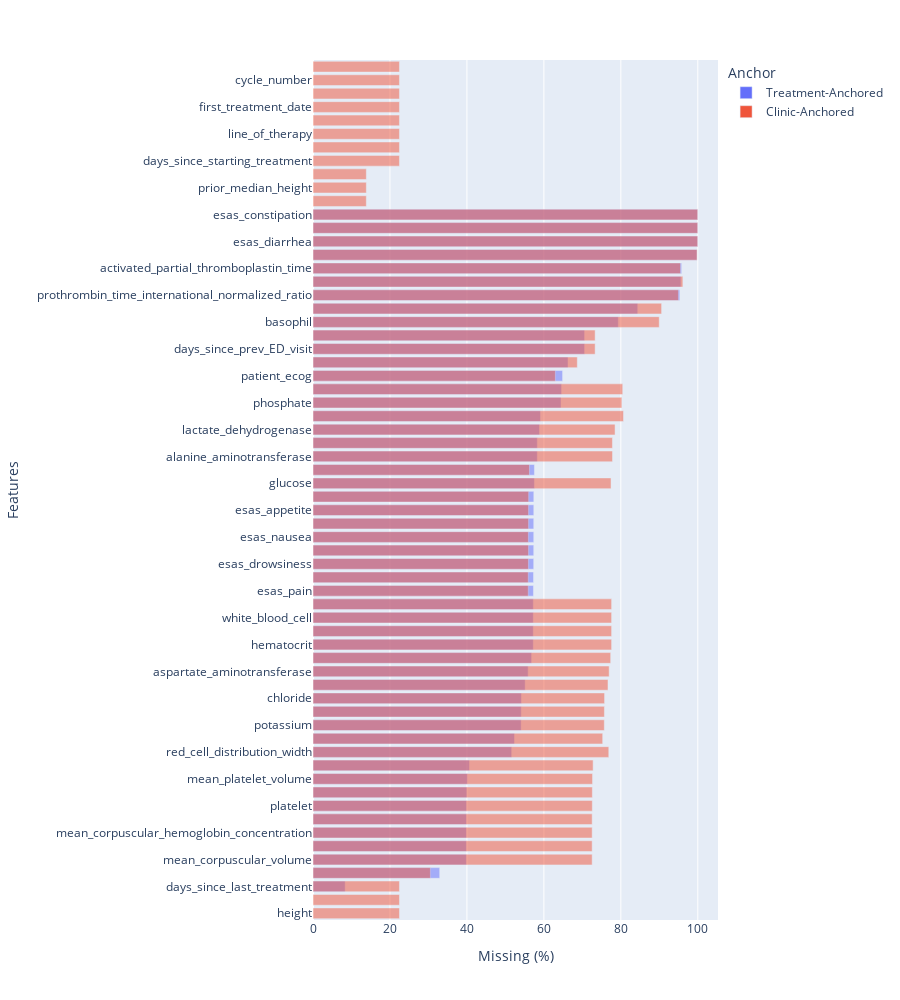

Notebook source saved alongside this figure:
### Code cell
# An alternative plot
import plotly.express as px

trt_anchored = pd.read_parquet('./data/processed/treatment_centered_clinical_dataset.parquet.gzip')
clinic_anchored = pd.read_parquet('./data/processed/clinic_centered_feature_dataset.parquet.gzip')
nmissing = pd.concat([get_nmissing(trt_anchored), get_nmissing(clinic_anchored)], keys=['Treatment-Anchored', 'Clinic-Anchored'])
nmissing = nmissing.reset_index(names=['Anchor', 'Features'])
nmissing = nmissing[~nmissing['Features'].isin(DRUG_COLS)]

fig = px.bar(
    nmissing, y='Features', x='Missing (%)', 
    color='Anchor', hover_data=['Missing (N)'], 
    orientation='h', height=1000, barmode='overlay',
    # pattern_shape='Anchor', pattern_shape_sequence=['/', '\\']
)
fig.show()

### Figure 1 — Plotly figure (JSON) as saved in the notebook; plotly's stock layout.template omitted (floating-point values rounded to 4 significant figures)
{"data": [{"alignmentgroup": "True", "customdata": [[12], [12], [9297], [36623], [44349], [44349], [44352], [44371], [44391], [44480], [44648], [45218], [57428], [58228], [60157], [60190], [60235], [61316], [62179], [63184], [63666], [63666], [63666], [63668], [63716], [63744], [63790], [63800], [63805], [63806], [63816], [63818], [63988], [64003], [64818], [64830], [65462], [65743], [71682], [71843], [72141], [73704], [78494], [78494], [88241], [93860], [106011], [106329], [106548], [110979], [111184], [111184], [111184]], "hovertemplate": "Anchor=Treatment-Anchored<br>Missing (%)=%{x}<br>Features=%{y}<br>Missing (N)=%{customdata[0]}<extra></extra>", "legendgroup": "Treatment-Anchored", "marker": {"color": "#636efa", "opacity": 0.5, "pattern": {"shape": ""}}, "name": "Treatment-Anchored", "offsetgroup": "Treatment-Anchored", "orientation": "h", "showlegend": true, "textposition": "auto", "type": "bar", "x": [0.011, 0.011, 8.36, 32.93, 39.88, 39.88, 39.88, 39.9, 39.92, 40.0, 40.15, 40.66, 51.64, 52.36, 54.09, 54.12, 54.16, 55.13, 55.91, 56.81, 57.25, 57.25, 57.25, 57.25, 57.29, 57.32, 57.36, 57.37, 57.37, 57.37, 57.38, 57.38, 57.54, 57.55, 58.28, 58.29, 58.86, 59.12, 64.45, 64.6, 64.87, 66.27, 70.58, 70.58, 79.34, 84.4, 95.32, 95.61, 95.81, 99.79, 99.97, 99.97, 99.97], "xaxis": "x", "y": ["height", "weight", "days_since_last_treatment", "date_of_death", "mean_corpuscular_volume", "hemoglobin", "mean_corpuscular_hemoglobin_concentration", "mean_corpuscular_hemoglobin", "platelet", "lymphocyte", "mean_platelet_volume", "monocyte", "red_cell_distribution_width", "creatinine", "potassium", "sodium", "chloride", "magnesium", "aspartate_aminotransferase", "total_bilirubin", "hematocrit", "red_blood_cell", "white_blood_cell", "neutrophil", "esas_pain", "esas_tiredness", "esas_drowsiness", "esas_shortness_of_breath", "esas_nausea", "esas_depression", "esas_appetite", "esas_anxiety", "glucose", "esas_well_being", "alanine_aminotransferase", "alkaline_phosphatase", "lactate_dehydrogenase", "eosinophil", "phosphate", "albumin", "patient_ecog", "last_contact_date", "days_since_prev_ED_visit", "num_prior_ED_visits_within_5_years", "basophil", "bicarbonate", "prothrombin_time_international_normalized_ratio", "carbohydrate_antigen_19-9", "activated_partial_thromboplastin_time", "carcinoembryonic_antigen", "esas_diarrhea", "esas_vomiting", "esas_constipation"], "yaxis": "y"}, {"alignmentgroup": "True", "customdata": [[5740], [5741], [5741], [9305], [9305], [9305], [9305], [9305], [9305], [9305], [9305], [9305], [9306], [9306], [12634], [23168], [23169], [23181], [23188], [23199], [23202], [23205], [23216], [23296], [26084], [28444], [30044], [30044], [30045], [30045], [30060], [30065], [30085], [30147], [30365], [30365], [31177], [31351], [31362], [31379], [31749], [31832], [31875], [32037], [32076], [32137], [32137], [32137], [32138], [32225], [32233], [32508], [33241], [33334], [33413], [37262], [37517], [39329], [39549], [39804], [41334], [41406], [41406], [41406]], "hovertemplate": "Anchor=Clinic-Anchored<br>Missing (%)=%{x}<br>Features=%{y}<br>Missing (N)=%{customdata[0]}<extra></extra>", "legendgroup": "Clinic-Anchored", "marker": {"color": "#EF553B", "opacity": 0.5, "pattern": {"shape": ""}}, "name": "Clinic-Anchored", "offsetgroup": "Clinic-Anchored", "orientation": "h", "showlegend": true, "textposition": "auto", "type": "bar", "x": [13.86, 13.86, 13.86, 22.47, 22.47, 22.47, 22.47, 22.47, 22.47, 22.47, 22.47, 22.47, 22.47, 22.47, 30.51, 55.95, 55.95, 55.98, 55.99, 56.02, 56.03, 56.03, 56.06, 56.25, 62.99, 68.69, 72.55, 72.55, 72.55, 72.55, 72.59, 72.6, 72.65, 72.8, 73.32, 73.32, 75.28, 75.7, 75.73, 75.77, 76.67, 76.87, 76.97, 77.36, 77.46, 77.6, 77.6, 77.6, 77.61, 77.82, 77.83, 78.5, 80.27, 80.49, 80.68, 89.98, 90.59, 94.97, 95.5, 96.12, 99.81, 99.99, 99.99, 99.99], "xaxis": "x", "y": ["prior_median_body_surface_area", "prior_median_height", "prior_median_weight", "days_since_starting_treatment", "treatment_date", "line_of_therapy", "intent", "first_treatment_date", "days_since_last_treatment", "body_surface_area", "cycle_number", "regimen", "weight", "height", "date_of_death", "esas_pain", "esas_tiredness", "esas_nausea", "esas_drowsiness", "esas_shortness_of_breath", "esas_appetite", "esas_depression", "esas_anxiety", "esas_well_being", "patient_ecog", "last_contact_date", "mean_corpuscular_volume", "hemoglobin", "mean_corpuscular_hemoglobin_concentration", "mean_corpuscular_hemoglobin", "platelet", "lymphocyte", "mean_platelet_volume", "monocyte", "days_since_prev_ED_visit", "num_prior_ED_visits_within_5_years", "creatinine", "potassium", "sodium", "chloride", "magnesium", "red_cell_distribution_width", "aspartate_aminotransferase", "total_bilirubin", "glucose", "white_blood_cell", "red_blood_cell", "hematocrit", "neutrophil", "alkaline_phosphatase", "alanine_aminotransferase", "lactate_dehydrogenase", "phosphate", "albumin", "eosinophil", "basophil", "bicarbonate", "prothrombin_time_international_normalized_ratio", "activated_partial_thromboplastin_time", "carbohydrate_antigen_19-9", "carcinoembryonic_antigen", "esas_diarrhea", "esas_constipation", "esas_vomiting"], "yaxis": "y"}], "layout": {"barmode": "overlay", "height": 1000, "legend": {"title": {"text": "Anchor"}, "tracegroupgap": 0}, "margin": {"t": 60}, "xaxis": {"anchor": "y", "domain": [0, 1], "title": {"text": "Missing (%)"}}, "yaxis": {"anchor": "x", "domain": [0, 1], "title": {"text": "Features"}}}}
